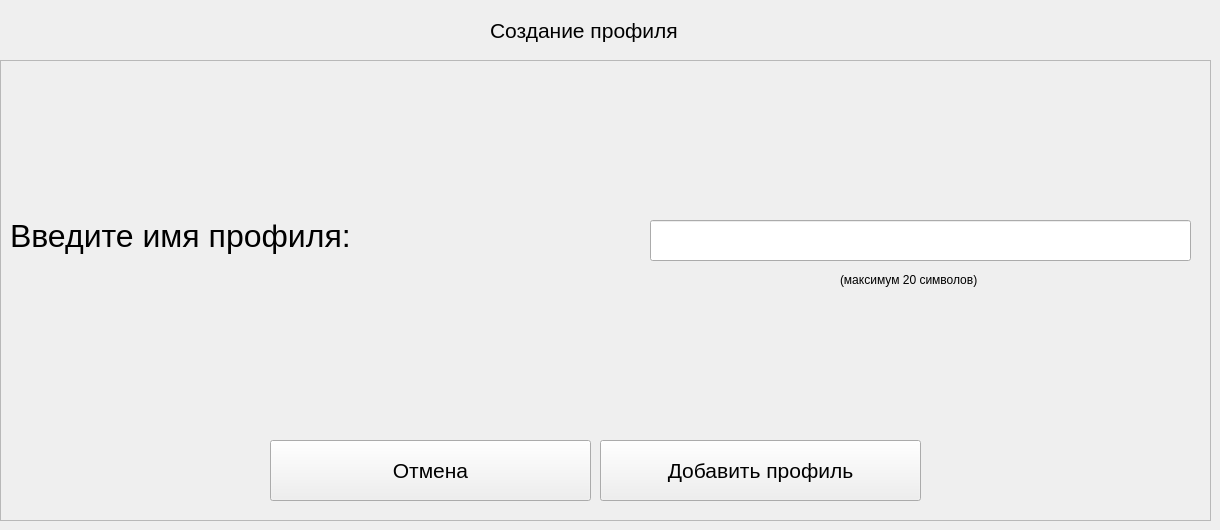
         <widget class="QWidget" name="addPLayer">
          <widget class="QLabel" name="label_2">
           <property name="geometry">
            <rect>
             <x>490</x>
             <y>10</y>
             <width>241</width>
             <height>41</height>
            </rect>
           </property>
           <property name="font">
            <font>
             <pointsize>16</pointsize>
            </font>
           </property>
           <property name="text">
            <string>Создание профиля</string>
           </property>
          </widget>
          <widget class="QFrame" name="frame_2">
           <property name="geometry">
            <rect>
             <x>0</x>
             <y>60</y>
             <width>1211</width>
             <height>461</height>
            </rect>
           </property>
           <property name="frameShape">
            <enum>QFrame::StyledPanel</enum>
           </property>
           <property name="frameShadow">
            <enum>QFrame::Raised</enum>
           </property>
           <widget class="QLabel" name="label_4">
            <property name="geometry">
             <rect>
              <x>10</x>
              <y>140</y>
              <width>511</width>
              <height>71</height>
             </rect>
            </property>
            <property name="font">
             <font>
              <pointsize>24</pointsize>
             </font>
            </property>
            <property name="text">
             <string>Введите имя профиля:</string>
            </property>
           </widget>
           <widget class="QLineEdit" name="lineEdit">
            <property name="geometry">
             <rect>
              <x>650</x>
              <y>160</y>
              <width>541</width>
              <height>41</height>
             </rect>
            </property>
            <property name="font">
             <font>
              <pointsize>16</pointsize>
             </font>
            </property>
            <property name="maxLength">
             <number>20</number>
            </property>
           </widget>
           <widget class="QLabel" name="label_5">
            <property name="geometry">
             <rect>
              <x>840</x>
              <y>210</y>
              <width>181</width>
              <height>20</height>
             </rect>
            </property>
            <property name="text">
             <string>(максимум 20 символов)</string>
            </property>
           </widget>
           <widget class="QPushButton" name="pushButton_2">
            <property name="geometry">
             <rect>
              <x>600</x>
              <y>380</y>
              <width>321</width>
              <height>61</height>
             </rect>
            </property>
            <property name="font">
             <font>
              <pointsize>16</pointsize>
             </font>
            </property>
            <property name="text">
             <string>Добавить профиль</string>
            </property>
           </widget>
           <widget class="QPushButton" name="addPlayer_cancel">
            <property name="geometry">
             <rect>
              <x>270</x>
              <y>380</y>
              <width>321</width>
              <height>61</height>
             </rect>
            </property>
            <property name="font">
             <font>
              <pointsize>16</pointsize>
             </font>
            </property>
            <property name="text">
             <string>Отмена</string>
            </property>
           </widget>
          </widget>
         </widget>
